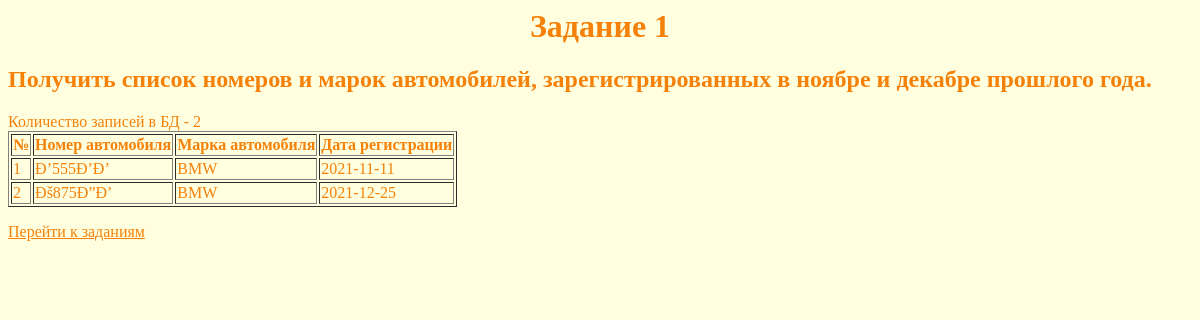
Screenshot of /rabota/1.php with the database file from the repository.
### tables this page shows
CREATE TABLE IF NOT EXISTS `auto` (
  `ID` int(11) NOT NULL,
  `Code_vl` int(11) NOT NULL,
  `Car_num` varchar(255) NOT NULL,
  `Car_mark` varchar(255) NOT NULL,
  `Rel_date` date NOT NULL,
  `Reg_date` date NOT NULL
);

### rabota/1.php (the view, shortened to what this page needs)
<html>
<head> <title>"Web-программирование" - Работа 8 </title>
<link rel="stylesheet" type="text/css" href="../scripts/main.css">
</head>
<body>
<h1>Задание 1</h1>
<h2>Получить список номеров и марок автомобилей, зарегистрированных в
ноябре и декабре прошлого года.</h2>
<?php
$handle = new mysqli('localhost', 'root', '','auto_base') or die();
$query = "SELECT ID, Car_num, Car_mark, Reg_date FROM auto WHERE Reg_date BETWEEN '2021-11-01' AND '2021-12-31'";
$result = $handle->query($query);
$numresult=$result->num_rows;
echo '<p>Количество записей в БД - '.$numresult;
echo '<table border=1>';
echo '<tr><th>№</th>';
echo '<th>Номер автомобиля</th>';
echo '<th>Марка автомобиля</th>';
echo '<th>Дата регистрации</th>';
for ($i=0;$i<$numresult;$i++)
{ $row=$result->fetch_assoc();
echo '<tr><td>'.$row['ID'];
echo '</td><td>'.$row['Car_num'];
echo '</td><td>'.$row['Car_mark'];
echo '</td><td>'.$row['Reg_date'];
}
echo '</table>' ;
?>
<p><a href='zadania.html'>Перейти к заданиям</a>
</body>
</html>

### scripts/main.css (style rules this page uses)
body { background: #FFFFE0; }
h1 { text-align: center; color : #F58109; }
h2 { color : #F58109; }
p { color : #F58109; }
th { color : #F58109; }
a { color: #F58109; }
td { color : #F58109; }

### rows the page displays
auto: ID "1", Car_num "Ð’555Ð’Ð’", Car_mark "BMW", Reg_date "2021-11-11"
auto: ID "2", Car_num "Ðš875Ð”Ð’", Car_mark "BMW", Reg_date "2021-12-25"

### other values shown
$numresult "2"
